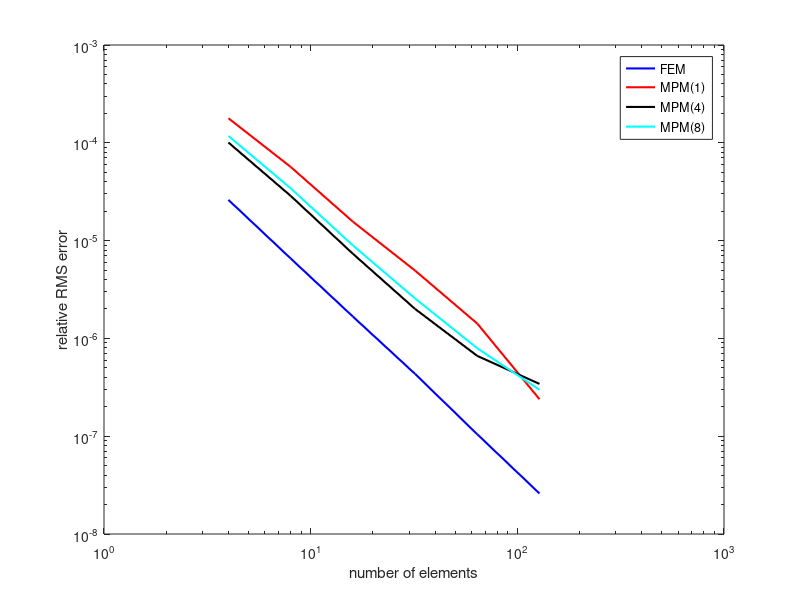

MATLAB code to generate this figure:
num_el = [4 8 16 32 64 128];
%accuracy FEM
% Deltares
error_fem = [3.801018087168541e-004 9.522518139023464e-005...
    2.421298974142364e-005 6.273255088766722e-006 1.512861915733649e-006...
    3.755289313699145e-007];
error_fem_rel = [2.606945275564121e-005 6.568894441657990e-006...
    1.672709594315370e-006 4.335341167177815e-007 1.045608628752167e-007...
    2.595512713088027e-008];
accuracy_fem_rel = log2(error_fem(1:end-1)./error_fem(2:end))
loglog(num_el, error_fem_rel,'b','LineWidth',1.5)
hold on

%accuracy MPM(1)
% Deltares
error_1 = [0.002567737343201 8.194641928163814e-004 2.259255963095032e-004...
    7.140661483842501e-005 2.050956700532768e-005 3.456171713329815e-006];
error_1_rel =[ 1.781971581183587e-004 5.669662364692424e-005...
    1.561923729141964e-005 4.935707290821291e-006 1.417576755829253e-006...
    2.388801545837138e-007];
loglog(num_el, error_1_rel, 'r', 'LineWidth',1.5)
hold on
accuracy_1 = log2(error_1_rel(1:end-1)./error_1_rel(2:end))
% Matlab
error_matlab_1 =  [1.2918E-03 3.2595E-04 8.1795E-05 2.0632E-05...
    5.4969E-06 2.1502E-06];
accuracy_matlab_1 = log2(error_matlab_1(1:end-1)./error_matlab_1(2:end))

%accuracy MPM(4)
error_4 = [0.001456578325061 4.149949874748430e-004 1.062060321475216e-004...
    2.895357726837570e-005 9.583630043251487e-006 4.955854241281396e-006];
error_4_rel = [1.006831679856852e-004 2.868383709492975e-005...
    7.340661819526130e-006 2.001179599703725e-006 6.623891981248793e-007...
    3.425323621028683e-007];
accuracy_4 = log2(error_4_rel(1:end-1)./error_4_rel(2:end))
loglog(num_el, error_4_rel,'k','LineWidth',1.5)
hold on
error_matlab_4 = [1.0374e-03 2.6167e-04 6.5694e-05 1.6625e-05 4.5505e-06...
    1.9769e-06];
accuracy_matlab_4 = log2(error_matlab_4(1:end-1)./error_matlab_4(2:end))

%accuracy MPM(8)
error_8 = [0.001697435797358 4.951451472487486e-004 1.291696359957010e-004...
        3.701819141961082e-005 1.147304338790864e-005 4.311498131850748e-006];
error_8_rel = [1.174731957497188e-004 3.423414170671199e-005...
    8.928527371082017e-006 2.558624657293551e-006 7.929828732150412e-007...
    2.979969109083901e-007];
accuracy_8 = log2(error_8_rel(1:end-1)./error_8_rel(2:end))
loglog(num_el, error_8_rel,'c','LineWidth',1.5)

legend('FEM','MPM(1)', 'MPM(4)', 'MPM(8)')
xlabel('number of elements')
ylabel('relative RMS error')